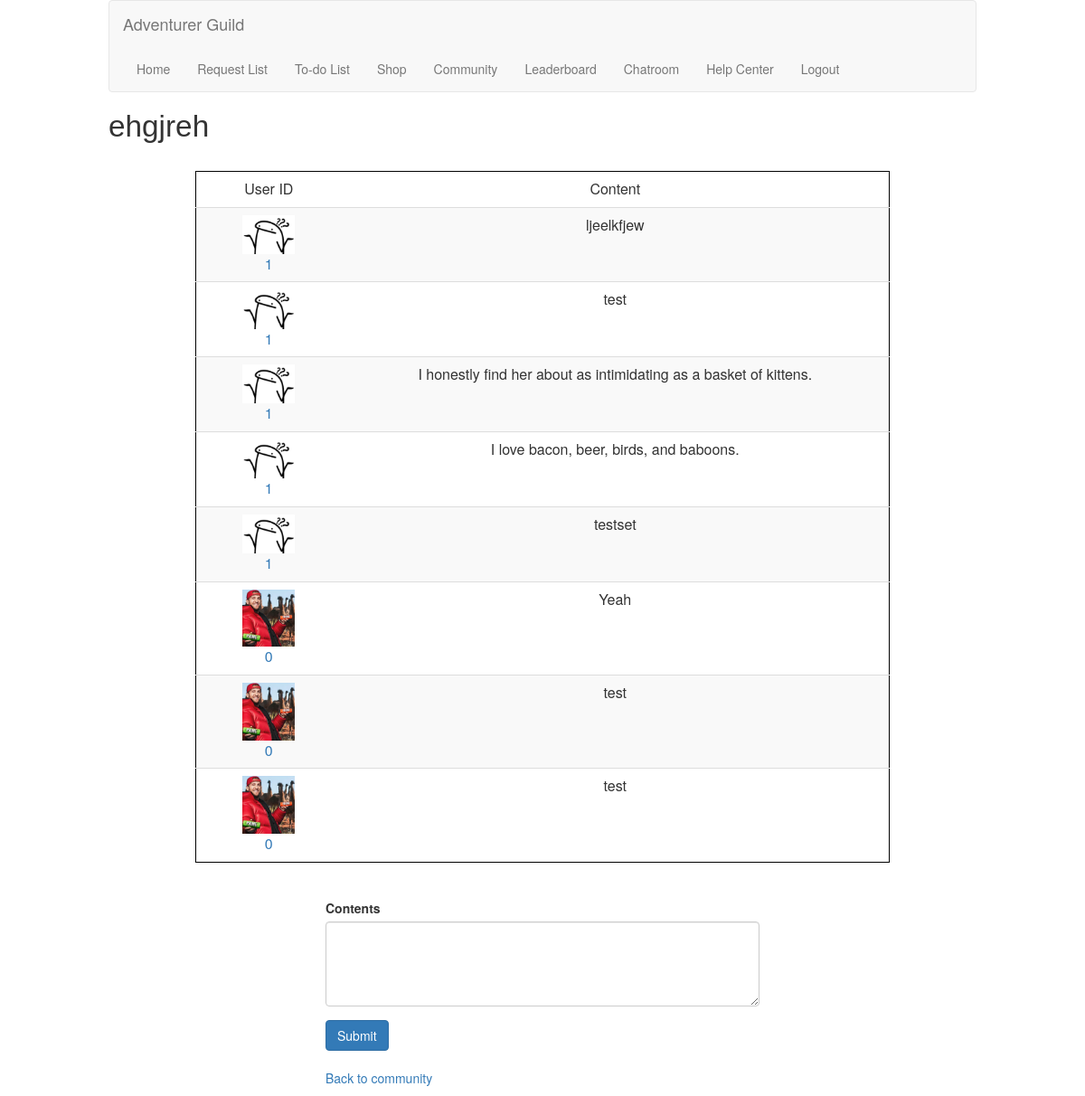
The app's page /thread/117715ff-1b38-4410-b8f2-23ead632642e (signed in) with its own data.
### models/sqlmodels.py (models this page shows, shortened)
class Community(db.Model):
    __tablename__ = 'community'
    threadID = Column(Text, primary_key=True)
    title = Column(String(120), nullable=False)
    userID = Column(String(120), ForeignKey('users.userID', name='fk_community_userID'))

class Thread(db.Model):
    __tablename__ = 'threads'
    replyID = Column(Integer, primary_key=True, autoincrement=True)
    threadID = Column(Text, ForeignKey('community.threadID', name='fk_thread_threadID'))
    userID = Column(String(120), ForeignKey('users.userID', name='fk_thread_userID'))
    contents = Column(Text, nullable=False, default="No Content")

class UserInfo(db.Model):
    __tablename__ = 'users'
    userID = Column(String(120), primary_key=True)
    email = Column(String(120), nullable=False)
    password = Column(String(120), nullable=False)
    coins = Column(Integer, nullable=False, default=10)
    avatar = Column(Text, nullable=False, default="default")
    country = Column(Text, nullable=False)
    pincode = Column(Text, nullable=False, default="123")

### app.py (the view)
    @app.route("/thread/<id>", methods=['GET'])
    @login_required
    def threadDetails(id):
        thread_title = getThreadTitle(id)
        result = Thread.query.join(UserInfo, Thread.userID == UserInfo.userID). \
                add_columns(UserInfo.avatar, Thread.userID, Thread.contents). \
                filter(Thread.threadID == id).all()
        if result:
            return render_template("thread_details.html", result=result, threadID=id, threadName=thread_title)
        else:
            return render_template("thread_details.html", errmsg=f"We cannot find any content.")

### app.py (called while the page is built)
    @login_manager.user_loader
    def load_user(user_id):
        return User(user_id)

### apps/get.py (called while the page is built)
def getThreadTitle(id):
        community = Community.query.filter(Community.threadID == id).first()
        if community:
            return community.title
        else:
            return None

### templates/thread_details.html (shortened to what this page needs)
{% extends 'base.html' %}
{% block content %}
    <h1 id="pageBanner">{{threadName}}</h1>
    <br>
    <div>
        <table id="threadContents" class="table table-striped listcontents">
            <thead>
                <tr>
                    <td class="col descCol">User ID</td>
                    <td class="col">Content</td>
                </tr>
            </thead>
            <tbody>
            {% for resultitem in result %}
            <tr>
                <td class="descCol">
                    <a href="/profile/{{resultitem.userID}}" title="View user info" target="_blank">
                    <img src="{{url_for('static',filename='nft/' + resultitem.avatar + '.png')}}" alt="User Avatar" class="avatarInDetails"><br>
                    {{ resultitem.userID }}</a></td>
                <td>{{ resultitem.contents }}</td>
            </tr>
            {% endfor %}
            </tbody>
        </table>
        <br>
    </div>
    <div class="newthreadandrequest">
        <form method="POST" action="/donewthreadreply">
            <div class="form-group fillForms">
                <label for="content">Contents</label>
                <textarea class="form-control" id="content" name="content" rows="4" cols="50" required></textarea>
            </div>
            <button type="submit" id="doSubmit" class="btn btn-primary">Submit</button>
            </form>
            <br>
            <p><a href="/community" title="Back">Back to community</a></p>
    </div>
        {% endblock %}

### static/css/main.css (style rules this page uses)
a { text-decoration: none; }
.listcontents { width: 90%; margin-left: auto; margin-right: auto; }
.newthreadandrequest { margin-left: auto; margin-right: auto; width: 50%; }
.descCol { width: 21%; }
.avatarInDetails { margin-left: auto; margin-right: auto; width: 40%; height: 40%; }
#pageBanner { font-family: 'Gill Sans', 'Gill Sans MT', Calibri, 'Trebuchet MS', sans-serif; font-size: 25pt; }
#threadContents { border: solid 1px black; text-align: center; margin-left: auto; margin-right: auto; font-size: 12pt; width: 80%; }

### records on screen
Community: title "ehgjreh"
Thread: avatar (placeholder picture), userID "1", contents "ljeelkfjew"
Thread: avatar (placeholder picture), userID "1", contents "test"
Thread: avatar (placeholder picture), userID "1", contents "I honestly find her about as intimidating as a basket of kittens."
Thread: avatar (placeholder picture), userID "1", contents "I love bacon, beer, birds, and baboons."
Thread: avatar (placeholder picture), userID "1", contents "testset"
Thread: userID "0", contents "Yeah"
Thread: userID "0", contents "test"
Thread: userID "0", contents "test"
